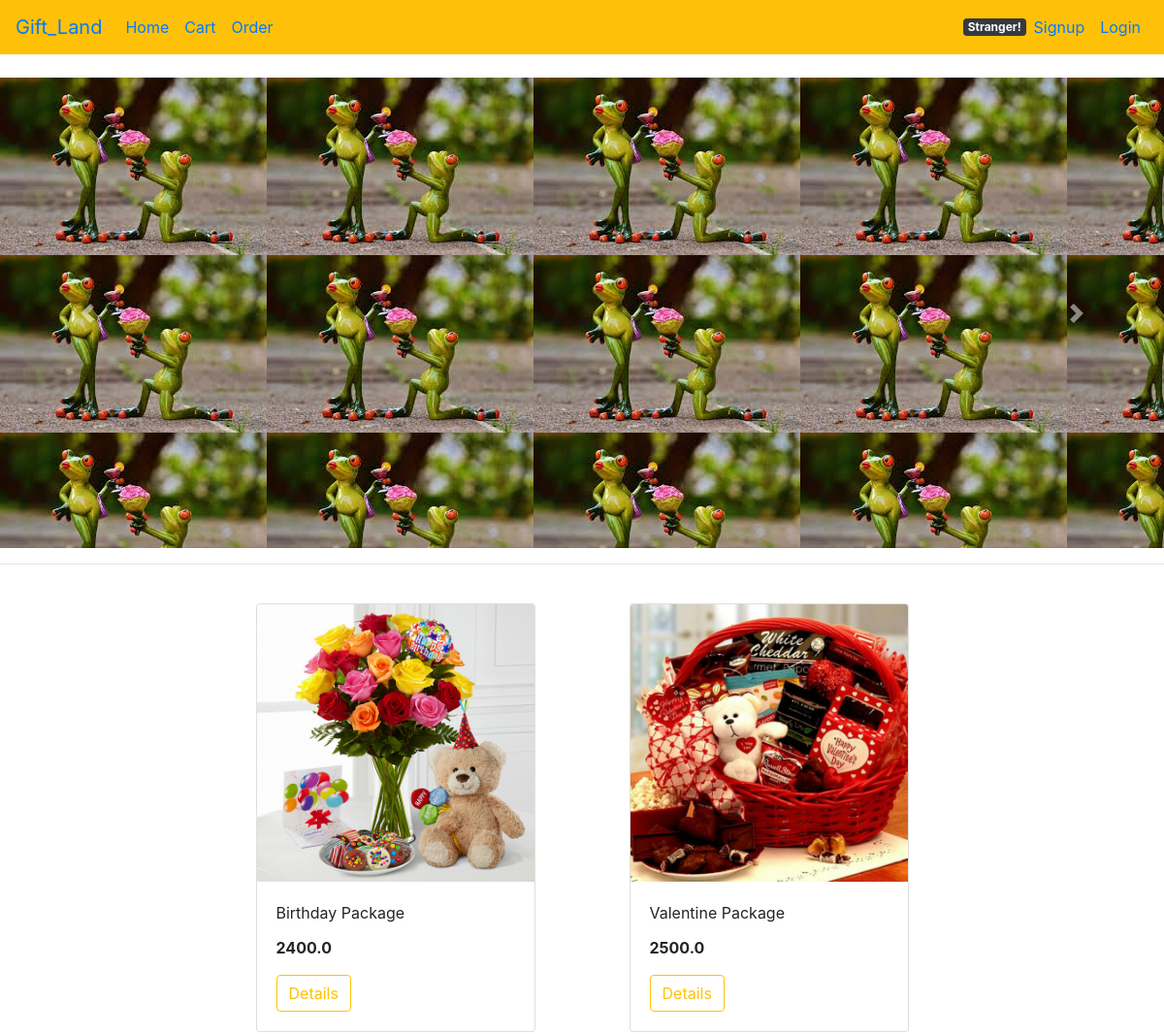
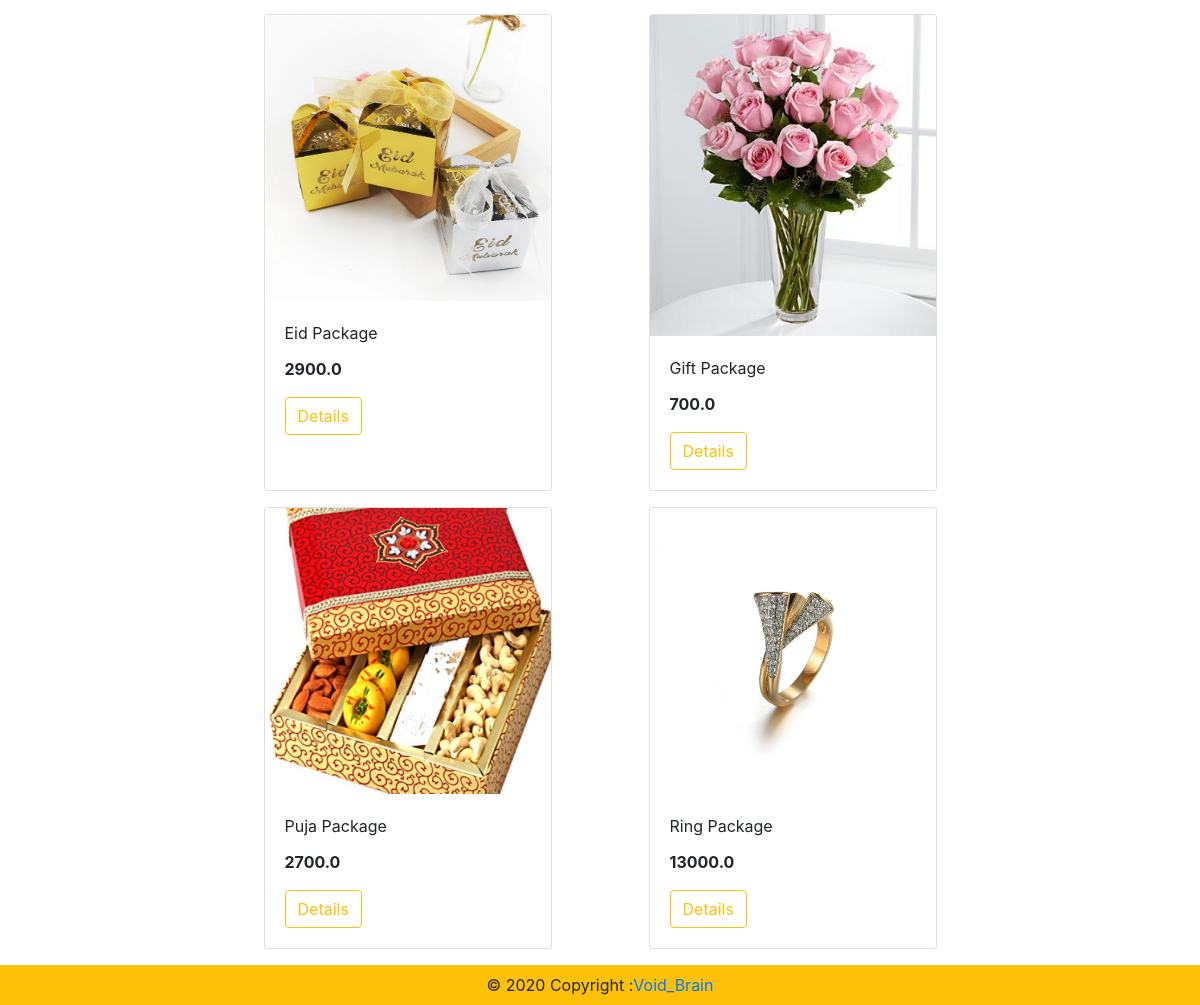
The page / on the database its author committed (2 pictures, top to bottom).
### ProductInfo/models.py (models this page shows, shortened)
class Product(models.Model):
    p_id=models.IntegerField(default=0)
    p_name=models.CharField(max_length=100)
    p_price=models.FloatField(blank=True)
    description=models.TextField(blank=True)
    category=models.CharField(max_length=100)
    p_image=models.ImageField(upload_to='product/images')
    reviews = models.ManyToManyField(Review)

### ProductInfo/views.py (the view)
# urls.py: path('', Product_view.ShowProducts),
def ShowProducts(request):
    products = Product.objects.all()
    context = {
        'products': products,
    }
    return render(request, 'ProductHtml/index.html', context)

### templates/ProductHtml/index.html
{% extends 'base.html' %}
{% block content %}
{% include 'slider.html' %}
<br>
<div id="products" class="col-lg-8 mx-auto">
	<div class="row mx-auto" >
		{% for i in products %}
		<div class="card mx-auto mb-3" style="width: 18rem;">
		<img src="{{i.p_image.url }}" class="card-img-top" alt="...">
		<div class="card-body">
		<p class="card-title">{{i.p_name}}</p>
        <p class="card-text"><b>{{i.p_price}}</b></p>
        <a href="{{ i.id }}">
        <button type="button" class="btn btn-outline-warning">Details</button>
        </a>
        </div>
		</div>
		{% endfor %}
	</div>
</div>
{% endblock %}

### rows shown on the page
Product: p_image (picture), p_name "Birthday Package", p_price "2400.0"
Product: p_image (picture), p_name "Valentine Package", p_price "2500.0"
Product: p_image (picture), p_name "Eid Package", p_price "2900.0"
Product: p_image (picture), p_name "Gift Package", p_price "700.0"
Product: p_image (picture), p_name "Puja Package", p_price "2700.0"
Product: p_image (picture), p_name "Ring Package", p_price "13000.0"
